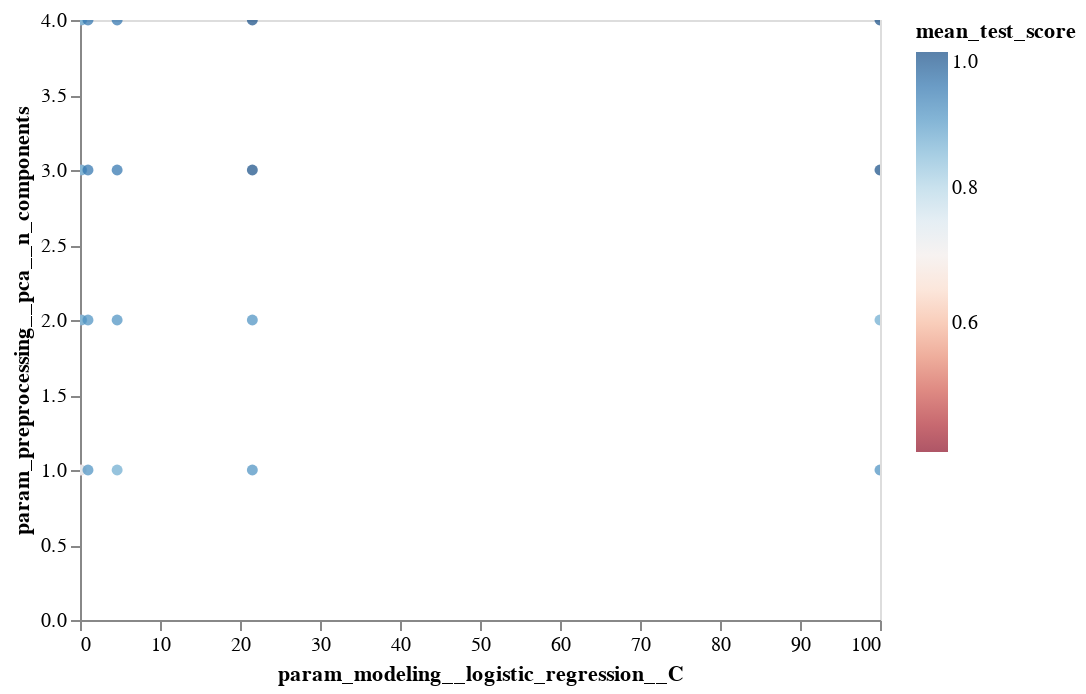

Here is the notebook cell this chart was saved with:
### Code cell
df_grid_search_results = pd.DataFrame(grid_search.cv_results_)
df_grid_search_results = df_grid_search_results[[
    "param_modeling__logistic_regression__C",
    "param_preprocessing__pca__n_components",
    "mean_test_score",
]]

chart = (
    alt.Chart(df_grid_search_results)
        .encode(
            x="param_modeling__logistic_regression__C:Q",
            y="param_preprocessing__pca__n_components",
            color=alt.Color("mean_test_score", scale=alt.Scale(scheme='redblue'))
        )
        .configure_axis(grid=False)
        .mark_circle()
        
)
chart.interactive()

### Figure 1 — Vega-Lite specification as saved in the notebook (floating-point values rounded to 4 significant figures)
{"config": {"view": {"continuousWidth": 400, "continuousHeight": 300}, "axis": {"grid": false}}, "data": {"name": "data-49d735abdf212efc3b4bcafcc3fafd56"}, "mark": "circle", "encoding": {"color": {"field": "mean_test_score", "scale": {"scheme": "redblue"}, "type": "quantitative"}, "x": {"field": "param_modeling__logistic_regression__C", "type": "quantitative"}, "y": {"field": "param_preprocessing__pca__n_components", "type": "quantitative"}}, "selection": {"selector017": {"type": "interval", "bind": "scales", "encodings": ["x", "y"]}}, "$schema": "https://vega.github.io/schema/vega-lite/v4.17.0.json", "datasets": {"data-49d735abdf212efc3b4bcafcc3fafd56": [{"param_modeling__logistic_regression__C": 0.0001, "param_preprocessing__pca__n_components": 1, "mean_test_score": 0.41}, {"param_modeling__logistic_regression__C": 0.0001, "param_preprocessing__pca__n_components": 2, "mean_test_score": 0.41}, {"param_modeling__logistic_regression__C": 0.0001, "param_preprocessing__pca__n_components": 3, "mean_test_score": 0.41}, {"param_modeling__logistic_regression__C": 0.0001, "param_preprocessing__pca__n_components": 4, "mean_test_score": 0.41}, {"param_modeling__logistic_regression__C": 0.0004642, "param_preprocessing__pca__n_components": 1, "mean_test_score": 0.41}, {"param_modeling__logistic_regression__C": 0.0004642, "param_preprocessing__pca__n_components": 2, "mean_test_score": 0.41}, {"param_modeling__logistic_regression__C": 0.0004642, "param_preprocessing__pca__n_components": 3, "mean_test_score": 0.41}, {"param_modeling__logistic_regression__C": 0.0004642, "param_preprocessing__pca__n_components": 4, "mean_test_score": 0.41}, {"param_modeling__logistic_regression__C": 0.002154, "param_preprocessing__pca__n_components": 1, "mean_test_score": 0.41}, {"param_modeling__logistic_regression__C": 0.002154, "param_preprocessing__pca__n_components": 2, "mean_test_score": 0.41}, {"param_modeling__logistic_regression__C": 0.002154, "param_preprocessing__pca__n_components": 3, "mean_test_score": 0.41}, {"param_modeling__logistic_regression__C": 0.002154, "param_preprocessing__pca__n_components": 4, "mean_test_score": 0.41}, {"param_modeling__logistic_regression__C": 0.01, "param_preprocessing__pca__n_components": 1, "mean_test_score": 0.72}, {"param_modeling__logistic_regression__C": 0.01, "param_preprocessing__pca__n_components": 2, "mean_test_score": 0.72}, {"param_modeling__logistic_regression__C": 0.01, "param_preprocessing__pca__n_components": 3, "mean_test_score": 0.72}, {"param_modeling__logistic_regression__C": 0.01, "param_preprocessing__pca__n_components": 4, "mean_test_score": 0.72}, {"param_modeling__logistic_regression__C": 0.04642, "param_preprocessing__pca__n_components": 1, "mean_test_score": 0.72}, {"param_modeling__logistic_regression__C": 0.04642, "param_preprocessing__pca__n_components": 2, "mean_test_score": 0.77}, {"param_modeling__logistic_regression__C": 0.04642, "param_preprocessing__pca__n_components": 3, "mean_test_score": 0.77}, {"param_modeling__logistic_regression__C": 0.04642, "param_preprocessing__pca__n_components": 4, "mean_test_score": 0.77}, {"param_modeling__logistic_regression__C": 0.2154, "param_preprocessing__pca__n_components": 1, "mean_test_score": 0.72}, {"param_modeling__logistic_regression__C": 0.2154, "param_preprocessing__pca__n_components": 2, "mean_test_score": 0.87}, {"param_modeling__logistic_regression__C": 0.2154, "param_preprocessing__pca__n_components": 3, "mean_test_score": 0.87}, {"param_modeling__logistic_regression__C": 0.2154, "param_preprocessing__pca__n_components": 4, "mean_test_score": 0.87}, {"param_modeling__logistic_regression__C": 1.0, "param_preprocessing__pca__n_components": 1, "mean_test_score": 0.91}, {"param_modeling__logistic_regression__C": 1.0, "param_preprocessing__pca__n_components": 2, "mean_test_score": 0.91}, {"param_modeling__logistic_regression__C": 1.0, "param_preprocessing__pca__n_components": 3, "mean_test_score": 0.95}, {"param_modeling__logistic_regression__C": 1.0, "param_preprocessing__pca__n_components": 4, "mean_test_score": 0.95}, {"param_modeling__logistic_regression__C": 4.642, "param_preprocessing__pca__n_components": 1, "mean_test_score": 0.87}, {"param_modeling__logistic_regression__C": 4.642, "param_preprocessing__pca__n_components": 2, "mean_test_score": 0.91}, {"param_modeling__logistic_regression__C": 4.642, "param_preprocessing__pca__n_components": 3, "mean_test_score": 0.95}, {"param_modeling__logistic_regression__C": 4.642, "param_preprocessing__pca__n_components": 4, "mean_test_score": 0.95}, {"param_modeling__logistic_regression__C": 21.54, "param_preprocessing__pca__n_components": 1, "mean_test_score": 0.91}, {"param_modeling__logistic_regression__C": 21.54, "param_preprocessing__pca__n_components": 2, "mean_test_score": 0.91}, {"param_modeling__logistic_regression__C": 21.54, "param_preprocessing__pca__n_components": 3, "mean_test_score": 1.0}, {"param_modeling__logistic_regression__C": 21.54, "param_preprocessing__pca__n_components": 4, "mean_test_score": 1.0}, {"param_modeling__logistic_regression__C": 100.0, "param_preprocessing__pca__n_components": 1, "mean_test_score": 0.91}, {"param_modeling__logistic_regression__C": 100.0, "param_preprocessing__pca__n_components": 2, "mean_test_score": 0.87}, {"param_modeling__logistic_regression__C": 100.0, "param_preprocessing__pca__n_components": 3, "mean_test_score": 1.0}, {"param_modeling__logistic_regression__C": 100.0, "param_preprocessing__pca__n_components": 4, "mean_test_score": 1.0}]}}
